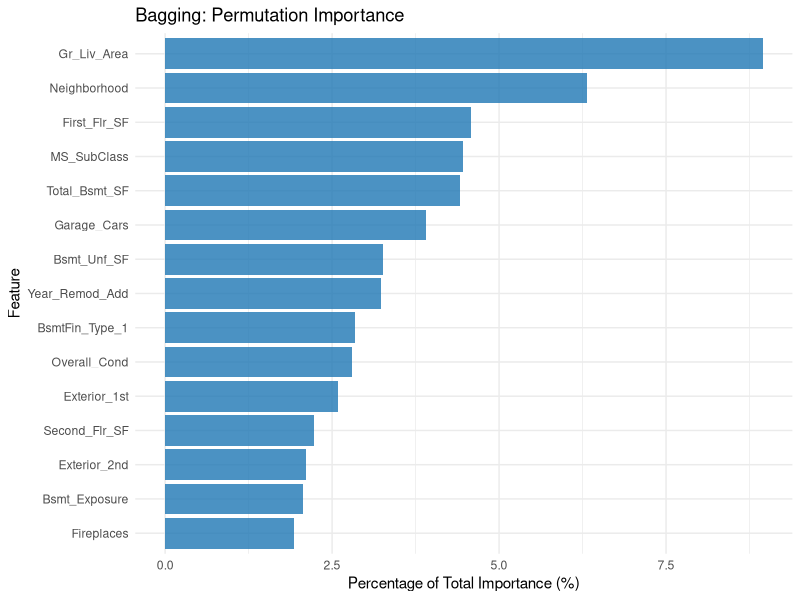

Reproduce this figure in R.
library(randomForest)
library(tidyverse)
library(modeldata)

set.seed(42)

# Load Ames housing data
data(ames, package = "modeldata")

# Identify predictors
predictor_cols <- setdiff(names(ames), "Sale_Price")

# Bagging model (mtry = all features = 73)
bagging_model <- randomForest(Sale_Price ~ ., 
                              data = ames[, c(predictor_cols, "Sale_Price")],
                              ntree = 100,
                              mtry = 73,
                              importance = TRUE)

# Extract permutation importance (type = 1)
bagging_importance <- importance(bagging_model, type = 1)
colnames(bagging_importance) <- "Importance"

# Convert to data frame and sort
bagging_df <- data.frame(
  Feature = rownames(bagging_importance),
  Importance = bagging_importance[, 1]
) %>% arrange(desc(Importance))

# Remove features with zero or negative importance
bagging_df <- bagging_df %>% filter(Importance > 0)

# Convert to percentage of total
total_imp_bag <- sum(bagging_df$Importance)
bagging_df <- bagging_df %>%
  mutate(Percentage_of_Total = (Importance / total_imp_bag) * 100)

# Print all features with importance (table)
print(bagging_df %>% mutate(across(where(is.numeric), ~round(., 2))))

# Take top 15 for plotting
bagging_top15 <- bagging_df %>% head(15)

# Create bar plot
p_bagging <- ggplot(bagging_top15, aes(x = reorder(Feature, Percentage_of_Total), y = Percentage_of_Total)) +
  geom_bar(stat = "identity", fill = "#1f77b4", alpha = 0.8) +
  coord_flip() +
  labs(title = "Bagging: Permutation Importance", 
       x = "Feature", 
       y = "Percentage of Total Importance (%)") +
  theme_minimal()

# Display plot
print(p_bagging)
